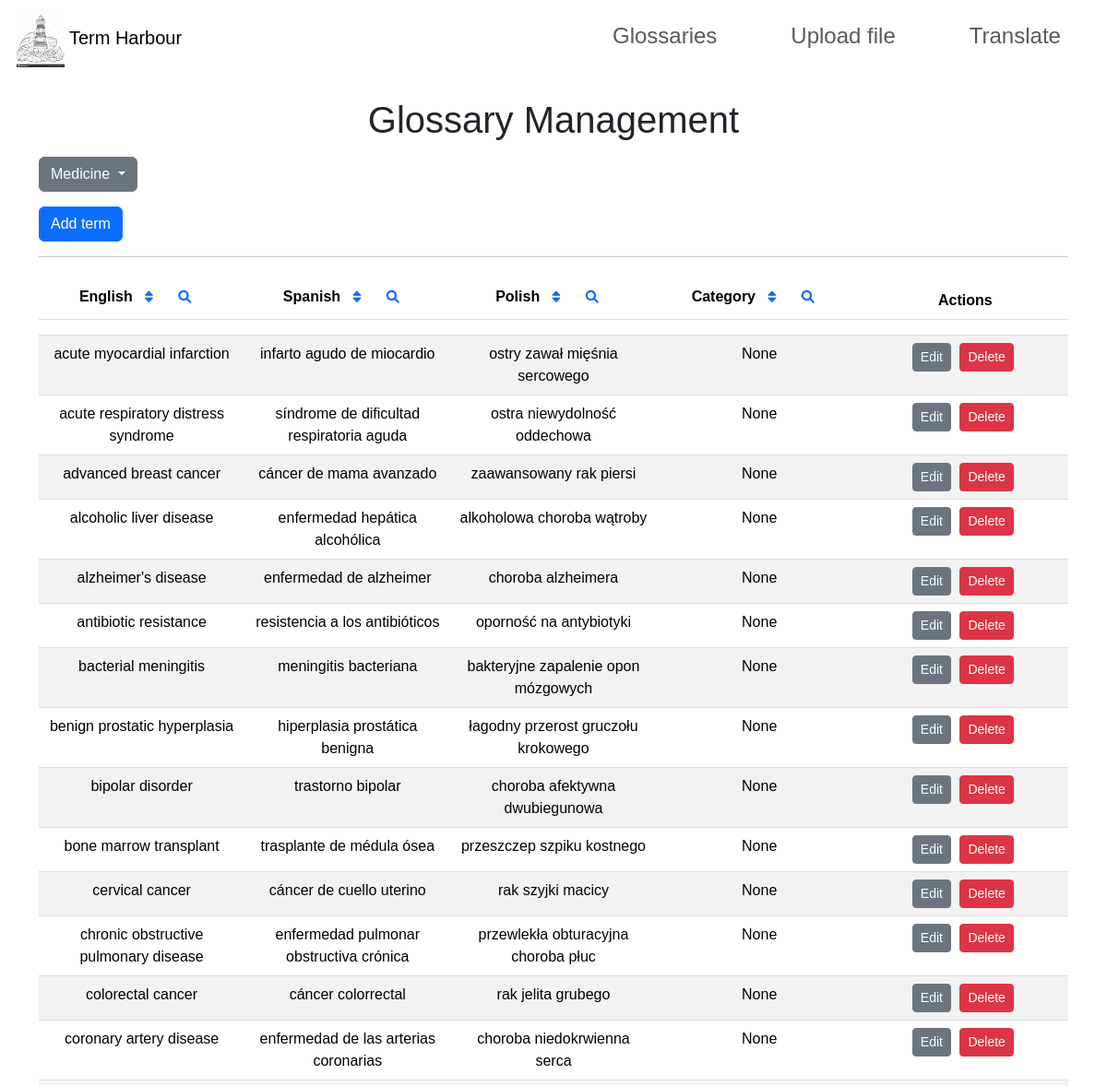
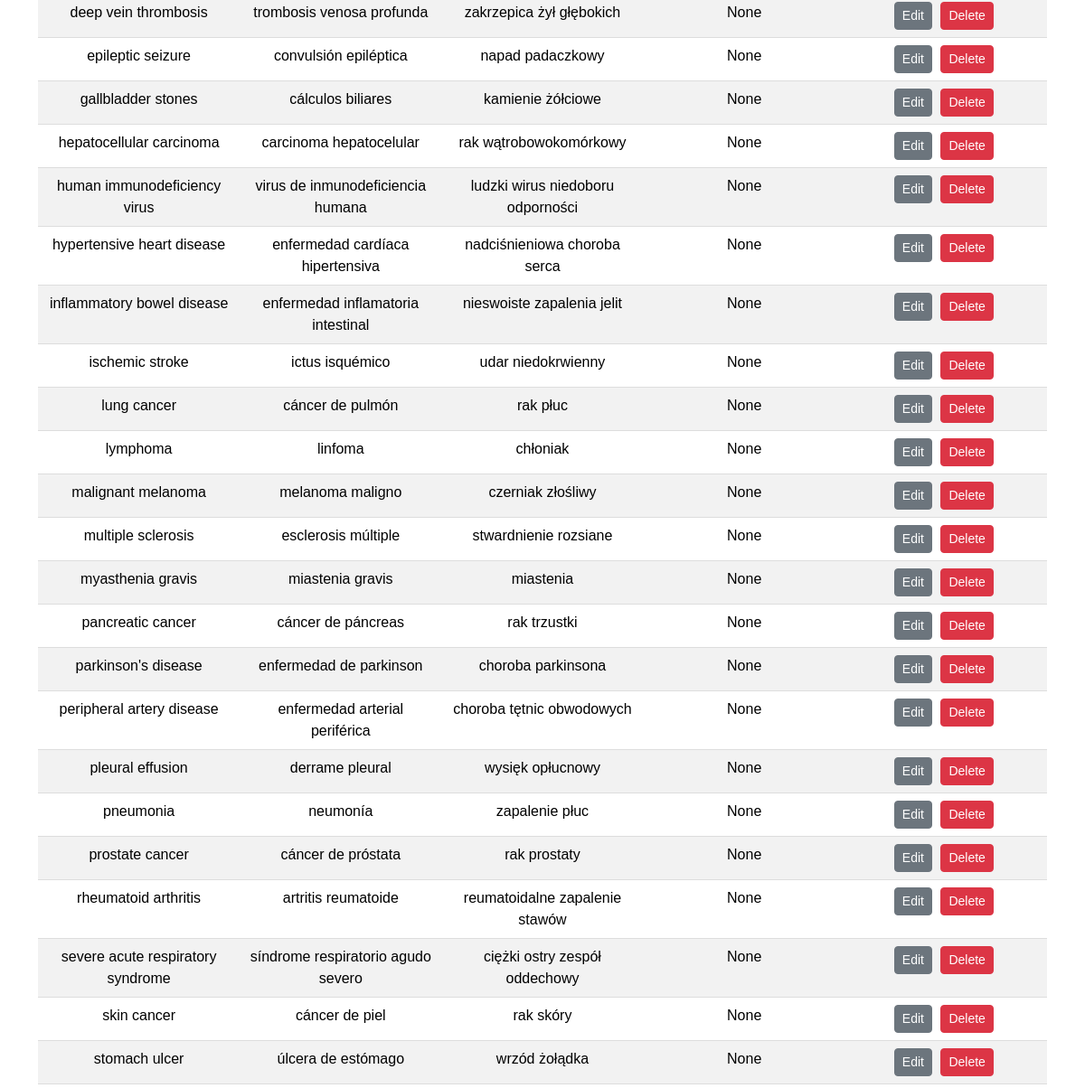
/glossary (upper part), run on an earlier commit of the app's database (2 pictures, top to bottom).
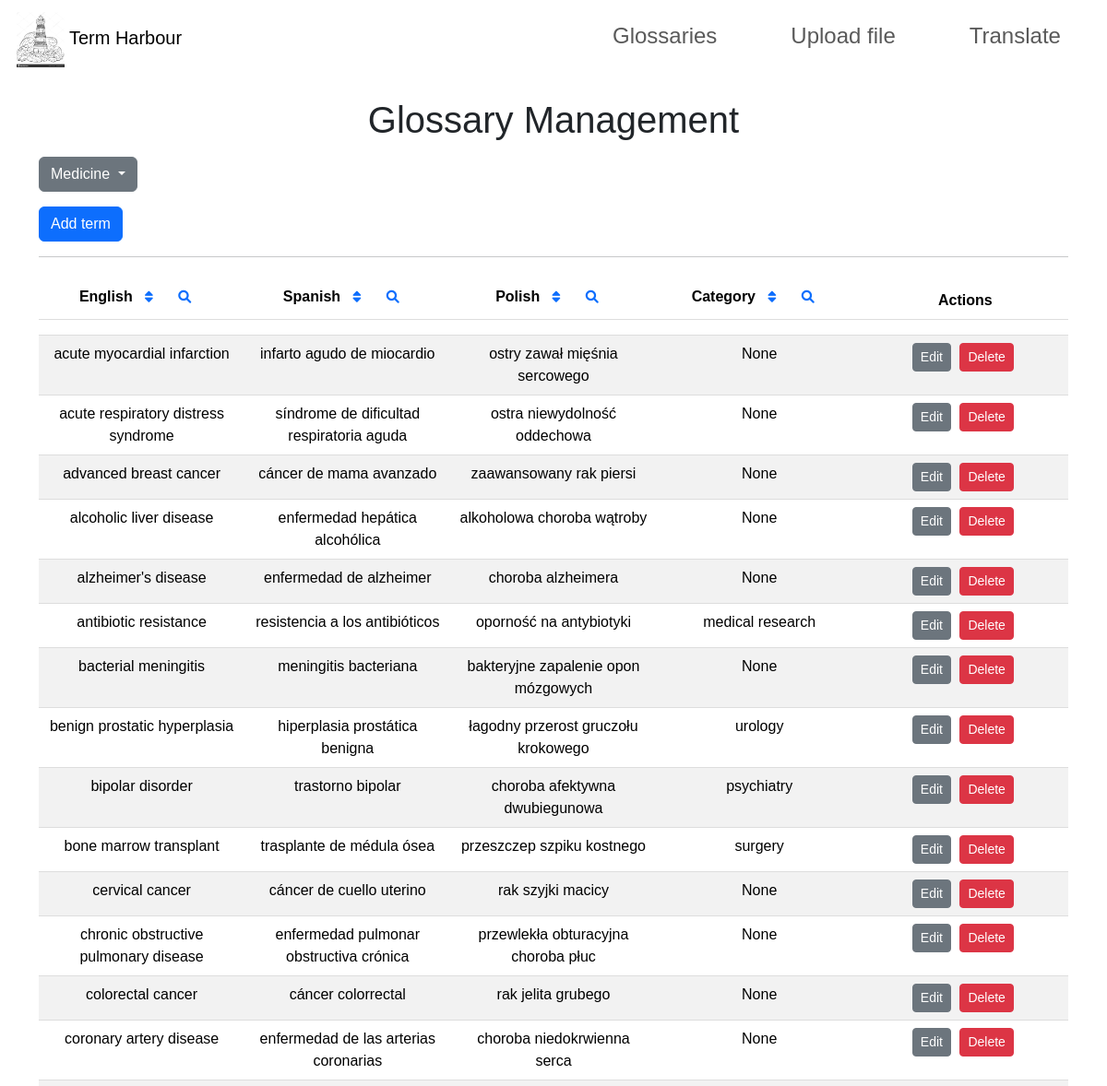
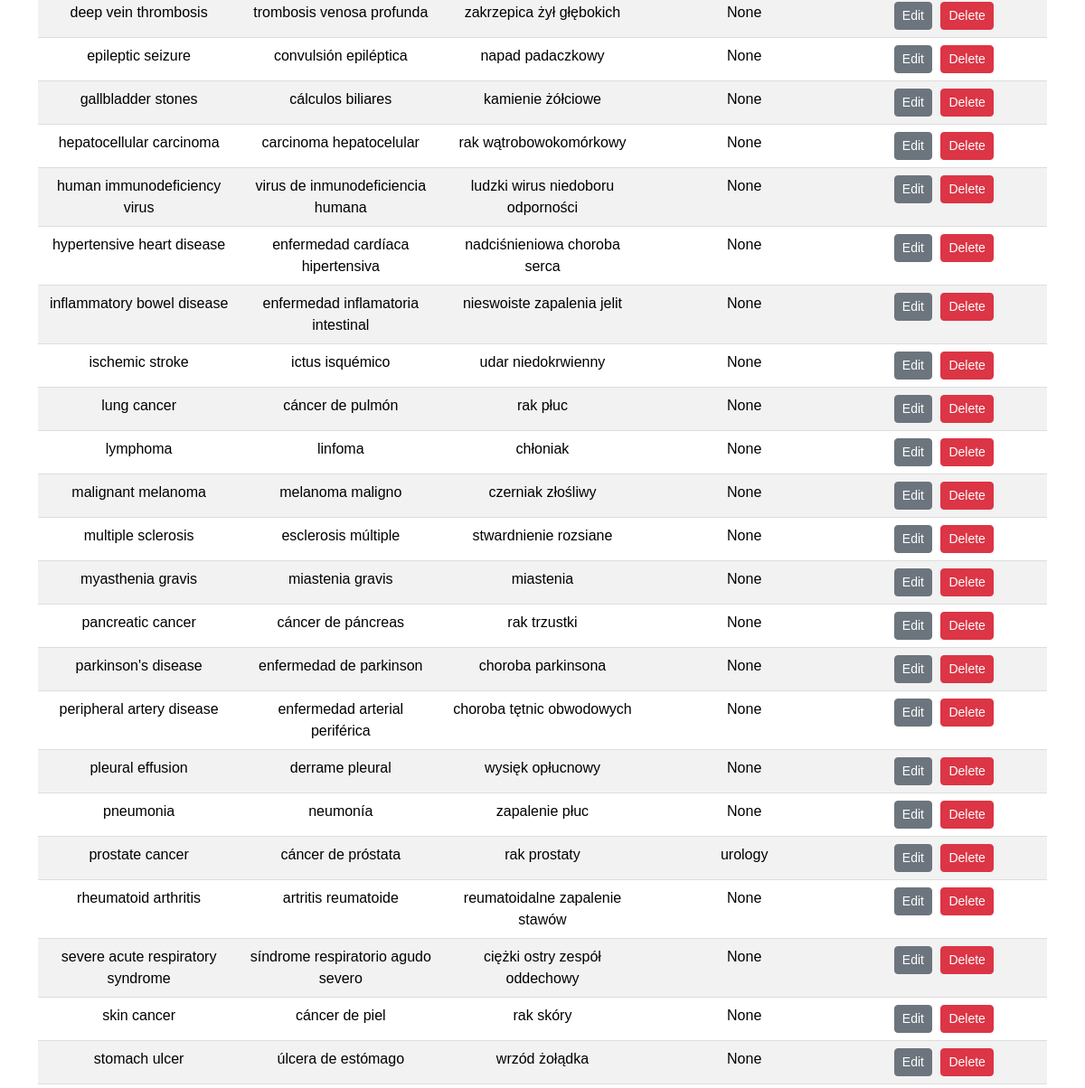
And on a later commit of the database (2 pictures, top to bottom).
### app.py (models this page shows)
class Glossary(db.Model):
    __tablename__ = 'medicine'
    english = db.Column(db.String(80), primary_key=True)
    spanish = db.Column(db.String(80), nullable=True)
    polish = db.Column(db.String(80), nullable=True)
    categories = db.Column(db.String(255), nullable=True)

### app.py (the view)
@app.route('/glossary')
def glossary():
    table_name = request.args.get('table', 'medicine')
    records = db.session.execute(text(f'SELECT * FROM {table_name}')).fetchall()
    return render_template('glossary.html', records=records, table=table_name)

### templates/glossary.html (shortened to what this page needs)
<!DOCTYPE html>
<html lang="en">
<head>
    <link rel="stylesheet" href="https://cdn.jsdelivr.net/npm/bootstrap@5.3.3/dist/css/bootstrap.min.css">
    <link rel="stylesheet" href="https://cdnjs.cloudflare.com/ajax/libs/font-awesome/6.0.0-beta3/css/all.min.css">
    <link rel="stylesheet" href="/static/glossary.css">
</head>
<body>
    {% include 'navbar.html' %}
    <div class="container">
        <h1 class="text-center">Glossary Management</h1>
        <div class="dropdown my-3">
            <button class="btn btn-secondary dropdown-toggle" type="button" id="dropdownMenuButton" data-bs-toggle="dropdown" aria-expanded="false">
                {{ table.capitalize() }}
            </button>
        </div>
        <button class="btn btn-primary" id="addRecordButton">Add term</button>
        <hr>
        <table class="table table-striped text-center">
            <thead>
                <tr>
                    <th style="width: 20%;">English
                        <button class="btn btn-sm btn-link sort-btn" data-column="english" data-order="asc">
                            <i class="fas fa-sort"></i>
                        </button>
                        <button class="btn btn-sm btn-link search-btn" data-column="english">
                            <i class="fas fa-search"></i>
                        </button>
                    </th>
                    <th style="width: 20%;">Spanish
                        <button class="btn btn-sm btn-link sort-btn" data-column="spanish" data-order="asc">
                            <i class="fas fa-sort"></i>
                        </button>
                        <button class="btn btn-sm btn-link search-btn" data-column="spanish">
                            <i class="fas fa-search"></i>
                        </button>
                    </th>
                    <th style="width: 20%;">Polish
                        <button class="btn btn-sm btn-link sort-btn" data-column="polish" data-order="asc">
                            <i class="fas fa-sort"></i>
                        </button>
                        <button class="btn btn-sm btn-link search-btn" data-column="polish">
                            <i class="fas fa-search"></i>
                        </button>
                    </th>
                    <th style="width: 20%;">Category
                        <button class="btn btn-sm btn-link sort-btn" data-column="categories" data-order="asc">
                            <i class="fas fa-sort"></i>
                        </button>
                        <button class="btn btn-sm btn-link search-btn" data-column="categories">
                            <i class="fas fa-search"></i>
                        </button>
                    </th>
                    <th style="width: 20%;">Actions</th>
                </tr>
                <tr>
                    <th><input type="text" class="form-control search-input" data-column="english" placeholder="Search English" style="display: none;"></th>
                    <th><input type="text" class="form-control search-input" data-column="spanish" placeholder="Search Spanish" style="display: none;"></th>
                    <th><input type="text" class="form-control search-input" data-column="polish" placeholder="Search Polish" style="display: none;"></th>
                    <th><input type="text" class="form-control search-input" data-column="categories" placeholder="Search Category" style="display: none;"></th>
                    <th></th>
                </tr>
            </thead>
            <tbody id="glossaryTableBody">
                {% for record in records %}
                <tr>
                    <td>{{ record.english }}</td>
                    <td>{{ record.spanish }}</td>
                    <td>{{ record.polish }}</td>
                    <td>{{ record.categories }}</td>
                    <td>
                        <button class="btn btn-secondary btn-sm edit-btn" data-english="{{ record.english }}">Edit</button>
                        <button class="btn btn-danger btn-sm delete-btn" data-english="{{ record.english }}">Delete</button>
                    </td>
                </tr>
                {% endfor %}
            </tbody>
        </table>
    </div>
</body>
</html>

### templates/navbar.html (shortened to what this page needs)
<nav class="navbar navbar-expand-lg">
  <a class="navbar-brand" href="/">
    <img
      src="{{ url_for('static', filename='logo.jpg') }}"
      height="60px"
      alt="logo"
      style="margin-left: 10%"
    />
    Term Harbour
  </a>
  <div
    class="collapse navbar-collapse justify-content-end"
    id="basic-navbar-nav"
  >
    <ul class="navbar-nav ml-auto" style="padding-left: 30%; padding-right: 2%">
      <li class="nav-item">
        <a
          class="nav-link"
          href="glossary"
          style="padding-left: 50px; padding-right: 30px"
        >
          <h4>Glossaries</h4>
        </a>
      </li>
      <li class="nav-item">
        <a
          class="nav-link"
          href="upload"
          style="padding-left: 50px; padding-right: 30px"
        >
          <h4>Upload file</h4>
        </a>
      </li>
      <li class="nav-item">
        <a
          class="nav-link"
          href="/"
          style="padding-left: 50px; padding-right: 30px"
        >
          <h4>Translate</h4>
        </a>
      </li>
    </ul>
  </div>
</nav>

### static/glossary.css (style rules this page uses)
body { font-family: Arial, sans-serif; }
h1 { text-align: center; margin-top: 20px; }
table { width: 100%; margin: 20px auto; border-collapse: collapse; }
th, td { padding: 12px; text-align: center; border-bottom: 1px solid #ddd; }
th { background-color: #f2f2f2; position: relative; }
.btn { margin-right: 5px; }

What changed in the data, as far as the page shows it:
changed Glossary "antibiotic resistance": categories "None" → "medical research"
changed Glossary "benign prostatic hyperplasia": categories "None" → "urology"
changed Glossary "bipolar disorder": categories "None" → "psychiatry"
changed Glossary "bone marrow transplant": categories "None" → "surgery"
changed Glossary "prostate cancer": categories "None" → "urology"
